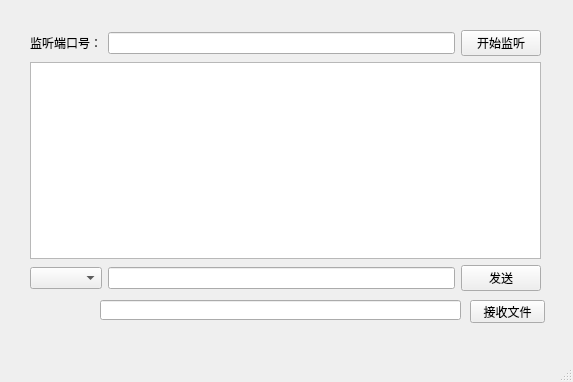
<?xml version="1.0" encoding="UTF-8"?>
<ui version="4.0">
 <class>MyServer</class>
 <widget class="QMainWindow" name="MyServer">
  <property name="geometry">
   <rect>
    <x>0</x>
    <y>0</y>
    <width>573</width>
    <height>382</height>
   </rect>
  </property>
  <property name="windowTitle">
   <string>MyServer</string>
  </property>
  <widget class="QWidget" name="centralwidget">
   <widget class="QWidget" name="layoutWidget">
    <property name="geometry">
     <rect>
      <x>30</x>
      <y>30</y>
      <width>511</width>
      <height>261</height>
     </rect>
    </property>
    <layout class="QVBoxLayout" name="verticalLayout">
     <item>
      <layout class="QHBoxLayout" name="horizontalLayout">
       <item>
        <widget class="QLabel" name="label_ListenPort">
         <property name="text">
          <string>监听端口号：</string>
         </property>
        </widget>
       </item>
       <item>
        <widget class="QLineEdit" name="lineEdit_ListenPort"/>
       </item>
       <item>
        <widget class="QPushButton" name="pushButton_Listen">
         <property name="text">
          <string>开始监听</string>
         </property>
        </widget>
       </item>
      </layout>
     </item>
     <item>
      <widget class="QTextEdit" name="textEdit"/>
     </item>
     <item>
      <layout class="QHBoxLayout" name="horizontalLayout_2">
       <item>
        <widget class="QComboBox" name="comboBox"/>
       </item>
       <item>
        <widget class="QLineEdit" name="lineEdit_SendMessage"/>
       </item>
       <item>
        <widget class="QPushButton" name="pushButton_SendMessage">
         <property name="text">
          <string>发送</string>
         </property>
        </widget>
       </item>
      </layout>
     </item>
    </layout>
   </widget>
   <widget class="QPushButton" name="pushButton_recvfile">
    <property name="geometry">
     <rect>
      <x>470</x>
      <y>300</y>
      <width>75</width>
      <height>23</height>
     </rect>
    </property>
    <property name="text">
     <string>接收文件</string>
    </property>
   </widget>
   <widget class="QLineEdit" name="lineEdit_SaveFilePath">
    <property name="geometry">
     <rect>
      <x>100</x>
      <y>300</y>
      <width>361</width>
      <height>20</height>
     </rect>
    </property>
   </widget>
  </widget>
  <widget class="QMenuBar" name="menubar">
   <property name="geometry">
    <rect>
     <x>0</x>
     <y>0</y>
     <width>573</width>
     <height>23</height>
    </rect>
   </property>
  </widget>
  <widget class="QStatusBar" name="statusbar"/>
 </widget>
 <resources/>
 <connections/>
</ui>
